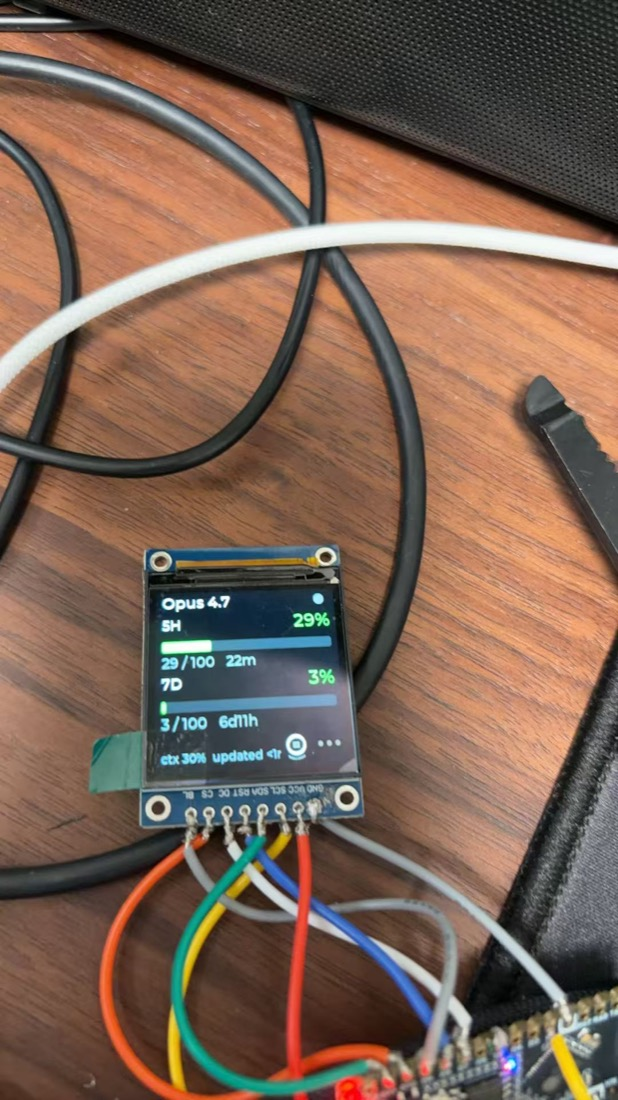
#> input picture images/fork-hud.jpg, 618 x 1100 px
$ python gif_to_buffer.py ../../images/fork-hud.jpg
#> lines starting #> are read from the running program, lines starting #| are printed output that depends on the picture
#!/usr/bin/env python3
"""
gif_to_buffer.py — convert any animated GIF into the RGB565 C header
format the firmware expects (drop-in replacement for the file generated
by generate_star_frames.py).

Usage:
    gif_to_buffer.py PATH/TO/animation.gif [--size 40] [--frames 12]

Output:
    firmware/src/claude_star_frames.h

Notes:
    --size N        target W = H, default 40. The firmware draws the
                    frame at (kStarCx - W/2, kStarCy - H/2); pick a
                    size that fits the spot (≤44 px wide, ≤40 tall
                    given the current footer layout).
    --frames N      cap on frame count (down-samples if the GIF has
                    more). Each extra frame ≈ size² × 2 bytes of flash.
    --bg "0,0,0"    transparent-pixel fallback colour (default black).
"""

from __future__ import annotations

import argparse
import sys
from pathlib import Path

from PIL import Image, ImageSequence


def rgb_to_565(r: int, g: int, b: int) -> int:
    return ((r >> 3) << 11) | ((g >> 2) << 5) | (b >> 3)


def resize_with_alpha(frame: Image.Image, size: int,
                       bg: tuple[int, int, int]) -> Image.Image:
    """Composite onto an opaque background, then resize to (size, size)."""
    if frame.mode != 'RGBA':
        frame = frame.convert('RGBA')
    canvas = Image.new('RGBA', frame.size, bg + (255,))
    canvas.alpha_composite(frame)
    canvas = canvas.convert('RGB')
    # Fit the GIF into a square: scale longest side to `size`, centre on bg.
    w, h = canvas.size
    scale = size / max(w, h)
    new_w, new_h = max(1, int(round(w * scale))), max(1, int(round(h * scale)))
    canvas = canvas.resize((new_w, new_h), Image.LANCZOS)
    square = Image.new('RGB', (size, size), bg)
    square.paste(canvas, ((size - new_w) // 2, (size - new_h) // 2))
    return square


def load_frames(gif_path: Path, size: int, max_frames: int,
                bg: tuple[int, int, int]) -> list[Image.Image]:
    img = Image.open(gif_path)
    raw = [f.copy() for f in ImageSequence.Iterator(img)]
    if len(raw) == 0:
        raise RuntimeError('GIF has no frames')

    # Down-sample evenly if too many frames.
    if len(raw) > max_frames:
        step = len(raw) / max_frames
        indices = [int(i * step) for i in range(max_frames)]
        raw = [raw[i] for i in indices]

    return [resize_with_alpha(f, size, bg) for f in raw]


def write_header(frames: list[Image.Image], out_path: Path, size: int,
                  key: tuple[int, int, int] | None = None,
                  key_tol: int = 20,
                  bg: tuple[int, int, int] = (0, 0, 0)) -> None:
    with out_path.open('w', encoding='ascii') as f:
        f.write('// Auto-generated by tools/gif_to_buffer.py.\n')
        f.write('// RGB565 animation frames for the thinking-loader.\n')
        f.write('#pragma once\n\n')
        f.write('#include <cstdint>\n\n')
        f.write(f'constexpr int kStarFrameW     = {size};\n')
        f.write(f'constexpr int kStarFrameH     = {size};\n')
        f.write(f'constexpr int kStarFrameCount = {len(frames)};\n\n')
        f.write('constexpr uint16_t kStarFrames'
                '[kStarFrameCount][kStarFrameW * kStarFrameH] = {\n')
        for fi, img in enumerate(frames):
            f.write(f'    // frame {fi}\n    {{\n')
            for y in range(size):
                row = []
                for x in range(size):
                    px = img.getpixel((x, y))
                    if isinstance(px, int):
                        r = g = b = px
                    else:
                        r, g, b = px[:3]
                    if key is not None and (
                        abs(r - key[0]) <= key_tol and
                        abs(g - key[1]) <= key_tol and
                        abs(b - key[2]) <= key_tol):
                        r, g, b = bg
                    row.append(f'0x{rgb_to_565(r, g, b):04X}')
                f.write('        ' + ','.join(row) + ',\n')
            f.write('    },\n')
        f.write('};\n')


def main() -> None:
    p = argparse.ArgumentParser(description=__doc__,
        formatter_class=argparse.ArgumentDefaultsHelpFormatter)
    p.add_argument('gif', type=Path, help='path to animated .gif')
    p.add_argument('--size',   type=int, default=40,
                   help='output W = H px')
    p.add_argument('--frames', type=int, default=12,
                   help='max frame count (downsamples evenly if more)')
    p.add_argument('--bg', default='0,0,0',
                   help='RGB background for transparent pixels, e.g. "0,0,0"')
    p.add_argument('--key-rgb', default=None,
                   help='RGB colour to treat as transparent (replaced with '
                        '--bg). Useful for GIFs without alpha but with a solid '
                        'background, e.g. "255,255,255" for white.')
    p.add_argument('--key-tol', type=int, default=20,
                   help='per-channel tolerance when matching --key-rgb')
    p.add_argument('--out',    type=Path,
                   default=Path(__file__).resolve().parents[1] / 'src' /
                           'claude_star_frames.h',
                   help='output header path')
    args = p.parse_args()

    bg = tuple(int(x) for x in args.bg.split(','))
    if len(bg) != 3:
        sys.exit('--bg must be three comma-separated ints, e.g. "0,0,0"')

    key = None
    if args.key_rgb:
        kparts = tuple(int(x) for x in args.key_rgb.split(','))
        if len(kparts) != 3:
            sys.exit('--key-rgb must be three comma-separated ints')
        key = kparts

    frames = load_frames(args.gif, args.size, args.frames, bg)
#> in load_frames, img is the input picture: PIL image 618x1100 RGB; mean R, G, B 124.4, 98.8, 83.5
#> in load_frames, `raw = [f.copy() for f in ImageSequence.Iterator(img)]`: raw = 1 item
#> in resize_with_alpha, `canvas = canvas.resize((new_w, new_h), Image.LANCZOS)`:
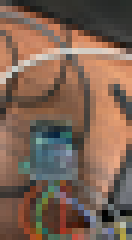
#> canvas: PIL image 22x40 RGB (shown 6 times larger); mean R, G, B 124.4, 98.8, 83.6
#> in resize_with_alpha, `square = Image.new('RGB', (size, size), bg)`: square: PIL image 40x40 RGB; every value is 0
#> in resize_with_alpha, `square.paste(canvas, ((size - new_w) // 2, (size - new_h) // 2))`:
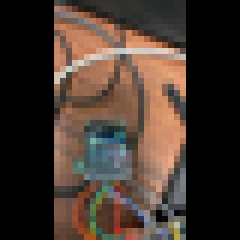
#> square: PIL image 40x40 RGB (shown 6 times larger); mean R, G, B 68.4, 54.3, 46
#> frames = 1 item
    write_header(frames, args.out, args.size, key=key,
                  key_tol=args.key_tol, bg=bg)
#> the loop in write_header, `for fi, img in enumerate(frames):` made 1 pass
#> fi on pass 1: 0

    bytes_per_frame = args.size * args.size * 2
    total = bytes_per_frame * len(frames)
#> total = 3200
    print(f'wrote {args.out}')
    print(f'  {len(frames)} frames × {args.size}×{args.size} RGB565 '
          f'= {total // 1024} KB in flash')
#|   1 frames × 40×40 RGB565 = 3 KB in flash


if __name__ == '__main__':
    main()

$ run again, on images/screen-ota.jpg
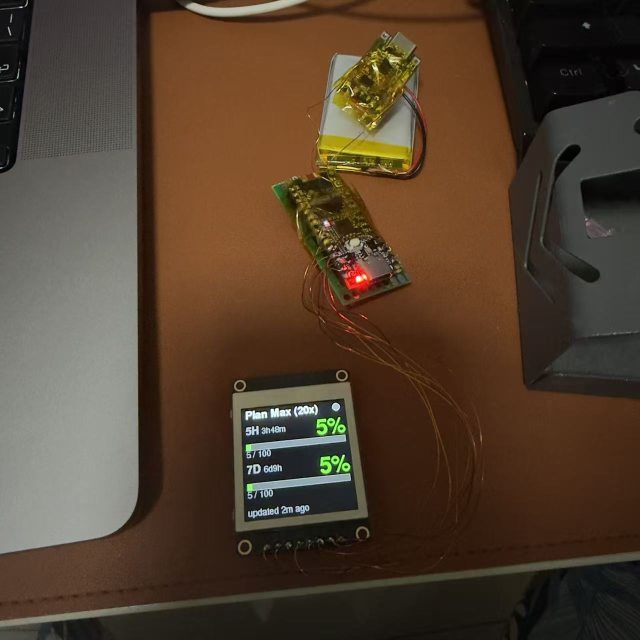
#> input picture images/screen-ota.jpg, 1280 x 1280 px (shown at 1/2 size)
#> in load_frames, img is the input picture: PIL image 1280x1280 RGB; mean R, G, B 82.6, 64.5, 47.6
#> raw = 1 item
#> in resize_with_alpha, `canvas = canvas.resize((new_w, new_h), Image.LANCZOS)`:
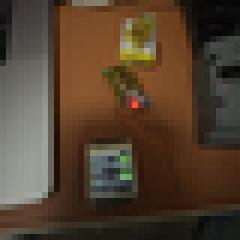
#> canvas: PIL image 40x40 RGB (shown 6 times larger); mean R, G, B 82.6, 64.5, 47.6
#> square: PIL image 40x40 RGB; every value is 0
#> the loop in write_header, `for fi, img in enumerate(frames):` made 1 pass
#> fi on pass 1: 0
#> total = 3200
#|   1 frames × 40×40 RGB565 = 3 KB in flash

$ run again, on images/screen.jpg
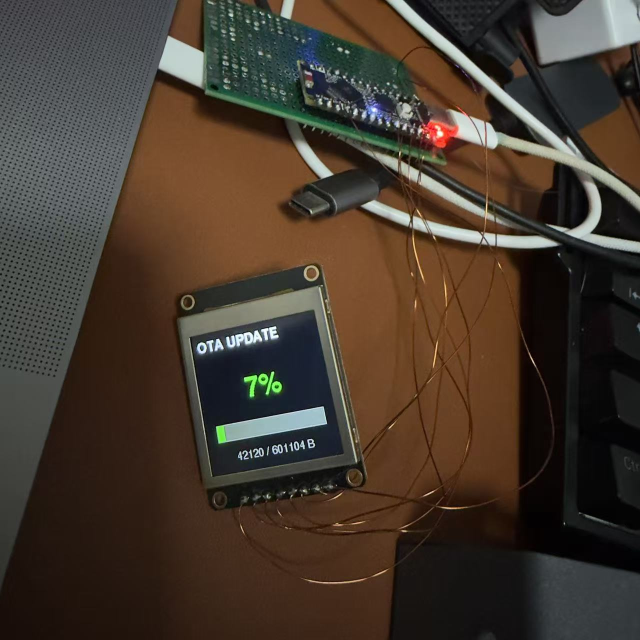
#> input picture images/screen.jpg, 1280 x 1280 px (shown at 1/2 size)
#> in load_frames, img is the input picture: PIL image 1280x1280 RGB; mean R, G, B 69.4, 57.5, 46.6
#> raw = 1 item
#> in resize_with_alpha, `canvas = canvas.resize((new_w, new_h), Image.LANCZOS)`:
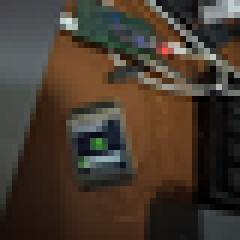
#> canvas: PIL image 40x40 RGB (shown 6 times larger); mean R, G, B 69.4, 57.6, 46.6
#> square: PIL image 40x40 RGB; every value is 0
#> the loop in write_header, `for fi, img in enumerate(frames):` made 1 pass
#> fi on pass 1: 0
#> total = 3200
#|   1 frames × 40×40 RGB565 = 3 KB in flash
